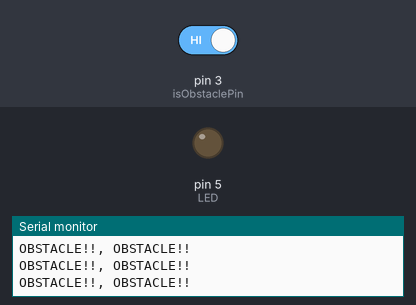
Simulated run of this sketch. Board: Arduino Uno, built with avr-gcc and run on an emulated ATmega328P. On the bench: output pins drawn as LEDs (lit = HIGH), the last lines printed to the serial monitor. The test bench sets the inputs (shaded band); at power-on: pin 3 (isObstaclePin) HIGH.

Above: at 1.2 s.
1.3 s: pin 3 (isObstaclePin) driven LOW
At 1.8 s:
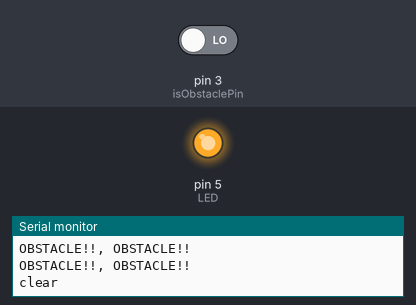
Timing chart, 0 to 4.3 s (numbered marks = the images above; inputs shaded):
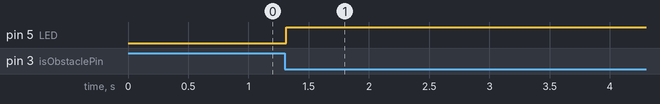

The sketch:

CAR_WASHA_TURNEL_BEAM_SENSOR_USING_15MITERS__PRODUCT_.ino
```cpp
int LED = 5;
int isObstaclePin = 3;
int isObstacle = HIGH;
int let;
void setup() {
  pinMode(LED, OUTPUT);
  pinMode(isObstaclePin, INPUT);
  Serial.begin(9600);
}
void loop() {
  isObstacle = digitalRead(isObstaclePin);
  if ((isObstacle == LOW)&& (let == 0))
  {
    int x = analogRead(A0);
    int y = map(x, 0, 1024, 3000, 10000);

    Serial.println("clear");
    digitalWrite(LED, HIGH);
    for(int i = 0; i < y; i++)
    {
      delay(i);
    }
    //delay(6000);//3sec in gift clg
    digitalWrite(LED, LOW); //off
    // delay(3000);
     let = 1;
  }
 /* else if (isObstacle == LOW)
  {
    let = 0;
  }*/
  else
  {
    let = 0;
    Serial.println("OBSTACLE!!, OBSTACLE!!");
    digitalWrite(LED, LOW);
  }
  //delay(10000);
}
```

Measured:
- after the input at 1.3 s, pin 5 (LED): LOW → HIGH at once
